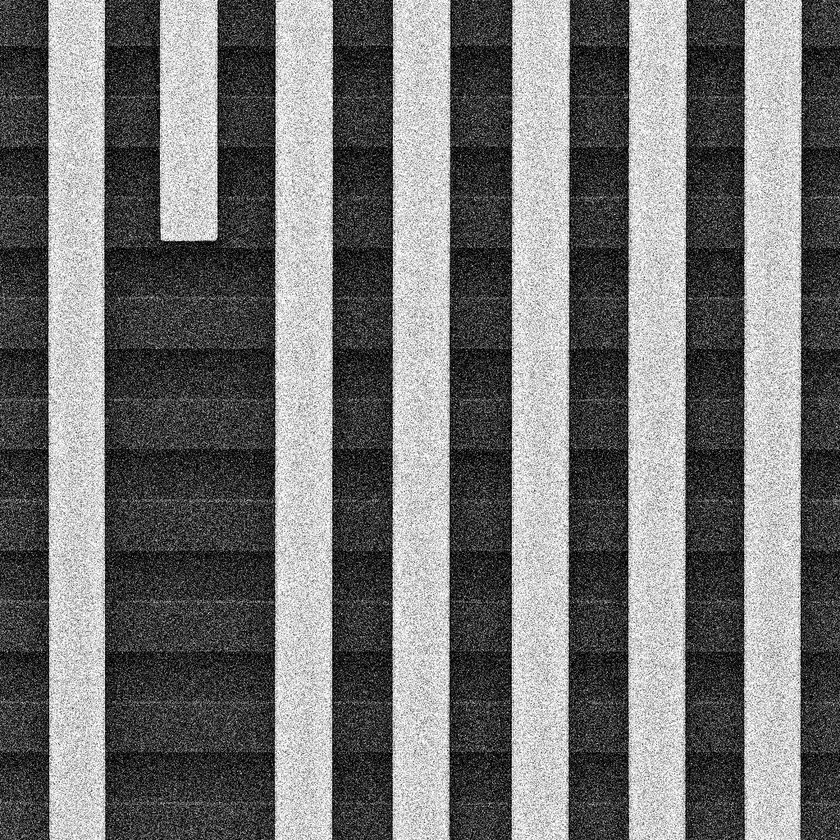
#> input picture old_versions/24_img_preprocess/sem_noisy_output_raw.jpg, 840 x 840 px, shrunk from 1024 x 1024 before the run, found by its file name
$ python 16_create_blurred_edge_defects_v2.py
#> lines starting #> are read from the running program, lines starting #| are printed output that depends on the picture
#!/usr/bin/env python3
"""
創建邊緣模糊的 SEM 缺陷圖片 v2
修正垂直邊緣檢測的歪斜問題
使用更穩健的邊緣檢測方法
"""

import numpy as np
from PIL import Image
import matplotlib.pyplot as plt
import matplotlib.patches as patches
from scipy.ndimage import gaussian_filter, sobel
from scipy import signal
import os


# [8 lines left out: function detect_image_rotation, not called in this run]


def detect_vertical_edges_robust(image_np):
    """使用更穩健的方法檢測垂直邊緣"""
    print("Detecting vertical edges with improved method...")

    # 方法1：使用垂直 Sobel 濾波器
    vertical_edges_sobel = sobel(image_np, axis=1)

    # 對每一列計算邊緣強度
    edge_strength = np.mean(np.abs(vertical_edges_sobel), axis=0)

    # 方法2：使用局部窗口的梯度
    # 為了處理可能的輕微傾斜，使用稍寬的窗口
    window_width = 5
    local_gradients = []

    for i in range(window_width, image_np.shape[1] - window_width):
        # 計算局部區域的水平梯度
        left_region = image_np[:, i-window_width:i]
        right_region = image_np[:, i:i+window_width]

        left_mean = np.mean(left_region, axis=1)
        right_mean = np.mean(right_region, axis=1)

        # 計算整體梯度（考慮所有行）
        gradient = np.mean(np.abs(right_mean - left_mean))
        local_gradients.append(gradient)

    local_gradients = np.array(local_gradients)

    # 結合兩種方法
    # 找出梯度峰值
    threshold = np.percentile(local_gradients, 85)

    vertical_edges = []
    for i in range(len(local_gradients)):
        if local_gradients[i] > threshold:
            actual_pos = i + window_width

            # 驗證這是一個真實的邊緣
            if actual_pos > 20 and actual_pos < image_np.shape[1] - 20:
                # 計算更大範圍的對比度
                left_val = np.mean(image_np[:, actual_pos-20:actual_pos-5])
                right_val = np.mean(image_np[:, actual_pos+5:actual_pos+20])

                if abs(left_val - right_val) > 25:
                    vertical_edges.append(actual_pos)

    # 去除太近的邊緣
    filtered_edges = []
    for edge in vertical_edges:
        if not filtered_edges or min(abs(edge - e) for e in filtered_edges) > 40:
            filtered_edges.append(edge)

    # 確保邊緣是垂直的（通過檢查多個高度位置）
    verified_edges = []
    for edge in filtered_edges:
        # 在不同高度檢查邊緣位置
        positions = []
        for y in range(100, image_np.shape[0] - 100, 100):
            # 在這個高度找局部最大梯度
            local_region = image_np[y-50:y+50, max(0, edge-30):min(image_np.shape[1], edge+30)]
            if local_region.shape[1] > 0:
                local_grad = np.diff(np.mean(local_region, axis=0))
                if len(local_grad) > 0:
                    max_pos = np.argmax(np.abs(local_grad))
                    positions.append(edge - 30 + max_pos)

        # 如果位置變化不大，說明是垂直的
        if len(positions) > 0 and np.std(positions) < 5:
            verified_edges.append(int(np.mean(positions)))

    return verified_edges


def detect_horizontal_bands_robust(image_np):
    """檢測水平亮條，考慮可能的不均勻性"""
    print("Detecting horizontal bands...")

    bright_bands = []

    # 使用滑動窗口方法
    window_height = 20  # 縮小窗口
    step = 5  # 更細的步長

    for y in range(0, image_np.shape[0] - window_height, step):
        window = image_np[y:y+window_height, :]
        mean_brightness = np.mean(window)

        # 檢查是否是亮條
        if mean_brightness > np.percentile(image_np, 65):  # 降低閾值
            # 檢查是否與已有條帶重疊
            overlapping = False
            for start, end in bright_bands:
                if y < end and y + window_height > start:
                    overlapping = True
                    break

            if not overlapping:
                bright_bands.append((y, y + window_height))

    # 合併相鄰的亮條
    merged_bands = []
    for start, end in sorted(bright_bands):
        if merged_bands and start <= merged_bands[-1][1] + 10:
            merged_bands[-1] = (merged_bands[-1][0], max(end, merged_bands[-1][1]))
        else:
            merged_bands.append((start, end))

    # 過濾太窄或太寬的條帶
    final_bands = []
    for start, end in merged_bands:
        width = end - start
        if 10 <= width <= 60:  # 放寬條件
            final_bands.append((start, end))

    return final_bands


def create_blurred_base_image_v2(image_np, blur_sigma=2.5):
    """創建模糊的基礎圖片"""
    print(f"Creating blurred base image (sigma={blur_sigma})...")

    # 應用高斯模糊
    blurred = gaussian_filter(image_np.astype(float), sigma=blur_sigma)

    # 添加輕微的雜訊
    noise = np.random.normal(0, 1, blurred.shape)
    blurred_noisy = blurred + noise

    return np.clip(blurred_noisy, 0, 255)


# [33 lines left out: function create_elliptical_defect_soft, not called in this run]


def create_blurred_edge_defects_v2():
    """創建邊緣模糊的缺陷圖片，修正垂直邊緣檢測"""
    # 讀取原始圖片
    input_path = 'Img_preprocess/sem_noisy_output_raw.jpg'
    if not os.path.exists(input_path):
        print(f"Error: {input_path} not found!")
        return

    img = Image.open(input_path).convert('L')
#> img is the input picture: PIL image 840x840 L; min 0, max 255, mean 115.3
    img_np = np.array(img)

    # 步驟1：創建模糊的基礎圖片
    blurred_base = create_blurred_base_image_v2(img_np, blur_sigma=2.5)
#> in create_blurred_base_image_v2, `blurred = gaussian_filter(image_np.astype(float), sigma=blur_sigma)`:
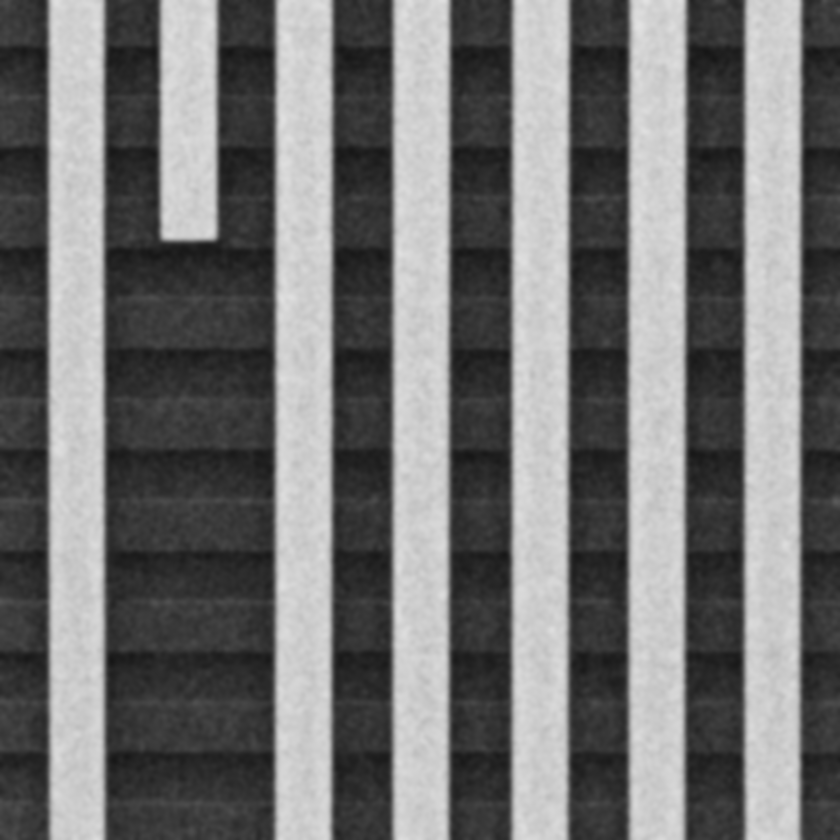
#> blurred: shape (840, 840) float64; min 21.61, max 226.6, mean 115.3

    # 步驟2：使用改進的方法檢測結構
    # 注意：在原始圖片上檢測，然後應用到模糊圖片
    print("Detecting structure on original image first...")
    vertical_edges_orig = detect_vertical_edges_robust(img_np)
#> in detect_vertical_edges_robust, `vertical_edges_sobel = sobel(image_np, axis=1)`:
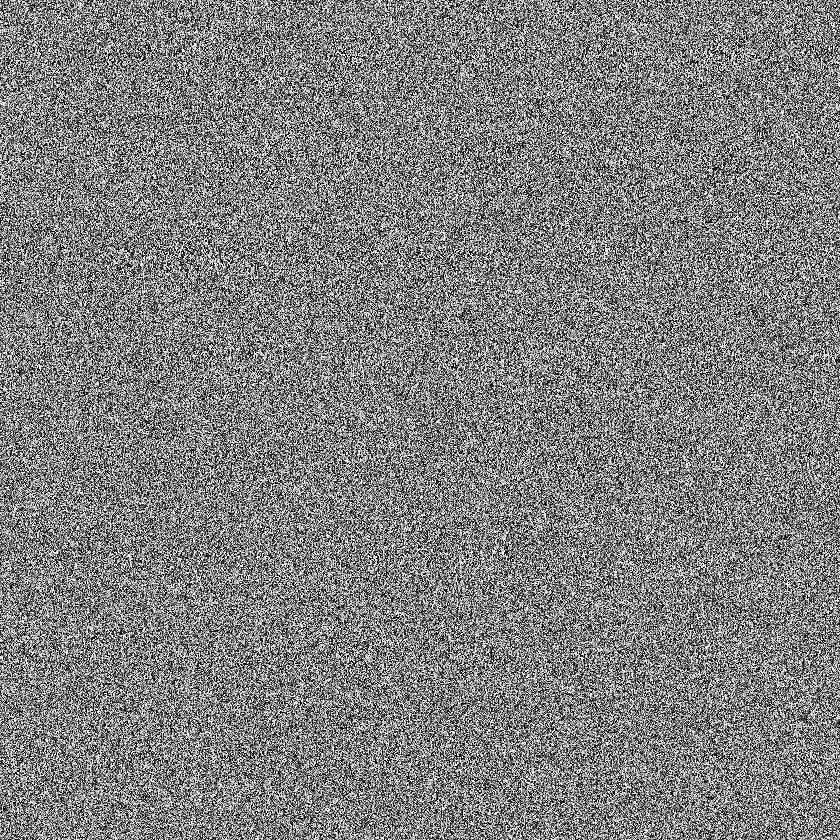
#> vertical_edges_sobel: shape (840, 840); min 0, max 255, mean 127.4
#> in detect_vertical_edges_robust, `edge_strength = np.mean(np.abs(vertical_edges_sobel), axis=0)`: edge_strength = 840 values, max 137.5 at index 328, min 118.1 at index 106, mean 127.4
#> the loop in detect_vertical_edges_robust, `for i in range(window_width, image_np.shape[1] - window_width):` made 830 passes
#> gradient on passes 1 to 3: 16.27, 16.14, 16.04
#> after the loop in detect_vertical_edges_robust, `for i in range(window_width, image_np.shape[1] - window_width):`: local_gradients = 830 values, max 160.6 at index 507, min 13.95 at index 258, mean 26.29
#> in detect_vertical_edges_robust, `threshold = np.percentile(local_gradients, 85)`: threshold = 22.89
#> the loop in detect_vertical_edges_robust, `for i in range(len(local_gradients)):` made 830 passes
#> (left_val, right_val) on passes 41, 42, 43, 44, 45, 46, 47, 48, 49, 97, 98, 99: (49.98, 208.8), (49.39, 209.3), (48.83, 209.2), (48.21, 208.8), (47.54, 208.3), (47.03, 207.7), (46.4, 207.1), (46.13, 206.3), (44.81, 205.8), (206.3, 43.32), (207.1, 43.89), (207.7, 44.31)
#> after the loop in detect_vertical_edges_robust, `for i in range(len(local_gradients)):`: vertical_edges = 125 values from 45 to 805
#> the loop in detect_vertical_edges_robust, `for edge in vertical_edges:` made 125 passes
#> edge on passes 1 to 12: 45, 46, 47, 48, 49, 50, 51, 52, 53, 101, 102, 103
#> after the loop in detect_vertical_edges_robust, `for edge in vertical_edges:`: filtered_edges = [45, 101, 157, 214, 272, 328, 389, 446, 508, 565, 625, 681, 741, 797]
#> the loop in detect_vertical_edges_robust, `for edge in filtered_edges:` made 14 passes
#> edge on passes 1 to 12: 45, 101, 157, 214, 272, 328, 389, 446, 508, 565, 625, 681
#> after the loop in detect_vertical_edges_robust, `for edge in filtered_edges:`:
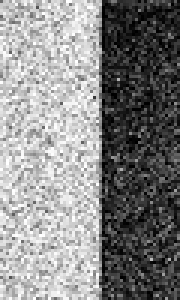
#> local_region: shape (100, 60) (shown 3 times larger); min 0, max 255, mean 134
#> after the loop in detect_vertical_edges_robust, `for edge in filtered_edges:`: verified_edges = [47, 103, 274, 331, 392, 449, 511, 568, 627, 684, 743, 800]
#> vertical_edges_orig has the same summary as verified_edges in detect_vertical_edges_robust
    horizontal_bands_orig = detect_horizontal_bands_robust(img_np)
#> the loop in detect_horizontal_bands_robust, `for y in range(0, image_np.shape[0] - window_height, step):` made 164 passes
#> mean_brightness on passes 1 to 3: 126, 126, 126.6
#> after the loop in detect_horizontal_bands_robust, `for y in range(0, image_np.shape[0] - window_height, step):`: bright_bands = []
#> horizontal_bands_orig = []

    print(f"Found {len(vertical_edges_orig)} vertical edges on original")
#| Found 12 vertical edges on original
    print(f"Found {len(horizontal_bands_orig)} horizontal bands on original")
#| Found 0 horizontal bands on original

    # 步驟3：找出有效的缺陷位置
    edge_margin = 100
    valid_locations = []

    for v_edge in vertical_edges_orig:
        if v_edge < edge_margin or v_edge > img_np.shape[1] - edge_margin:
            continue

        for band_start, band_end in horizontal_bands_orig:
            band_center = (band_start + band_end) // 2

            if edge_margin < band_center < img_np.shape[0] - edge_margin:
                # 在模糊圖片上驗證對比度
                left_region = blurred_base[band_center-10:band_center+10, v_edge-20:v_edge-5]
                right_region = blurred_base[band_center-10:band_center+10, v_edge+5:v_edge+20]

                if left_region.size > 0 and right_region.size > 0:
                    contrast = abs(np.mean(left_region) - np.mean(right_region))

                    if contrast > 10:  # 在模糊圖上仍有足夠對比度
                        valid_locations.append({
                            'x': v_edge,
                            'y': band_center,
                            'contrast': contrast,
                            'band_width': band_end - band_start
                        })
#> this loop made 12 passes
#> v_edge on passes 1 to 12: 47, 103, 274, 331, 392, 449, 511, 568, 627, 684, 743, 800
#> after the loop, valid_locations = []

    # 過濾太近的位置
    filtered_locations = []
    for loc in valid_locations:
        too_close = False
        for existing in filtered_locations:
            if abs(loc['x'] - existing['x']) < 80 and abs(loc['y'] - existing['y']) < 80:
                too_close = True
                break
        if not too_close:
            filtered_locations.append(loc)
#> this loop made 0 passes
#> after the loop, filtered_locations = []

    # 按y坐標排序
    filtered_locations.sort(key=lambda x: x['y'])

    print(f"Found {len(filtered_locations)} valid defect locations")
#| Found 0 valid defect locations

    if len(filtered_locations) == 0:
        print("No valid defect locations found!")
        return

    # 步驟4：添加缺陷
    defect_img = blurred_base.copy()
    defect_info = []

    # 選擇缺陷位置
    num_defects = min(10, len(filtered_locations))
    step = max(1, len(filtered_locations) // num_defects)
    selected_locations = filtered_locations[::step][:num_defects]

    # 缺陷強度
    intensity_factors = np.linspace(1.3, 2.2, len(selected_locations))

    for i, (loc, intensity) in enumerate(zip(selected_locations, intensity_factors)):
        x, y = loc['x'], loc['y']

        # 橢圓形缺陷
        w = 10 + np.random.randint(-2, 3)
        h = int(w * (1.4 + np.random.uniform(-0.2, 0.2)))

        x1 = max(0, x - w//2)
        y1 = max(0, y - h//2)
        x2 = min(defect_img.shape[1], x1 + w)
        y2 = min(defect_img.shape[0], y1 + h)

        # 創建缺陷
        region = defect_img[y1:y2, x1:x2]
        if region.size > 0:
            defect_region = create_elliptical_defect_soft(region, intensity)
            defect_img[y1:y2, x1:x2] = defect_region

            defect_info.append({
                'id': i + 1,
                'bbox': (x1, y1, x2-x1, y2-y1),
                'center': (x, y),
                'intensity_factor': intensity,
                'contrast': loc['contrast']
            })

    # 最後的輕微模糊
    final_img = gaussian_filter(defect_img, sigma=0.3)
    final_img = np.clip(final_img, 0, 255).astype(np.uint8)

    # 保存結果
    Image.fromarray(final_img).save('blurred_edge_defects_v2.jpg')

    # 創建視覺化
    fig, ((ax1, ax2), (ax3, ax4)) = plt.subplots(2, 2, figsize=(16, 16))

    # 原始圖片
    ax1.imshow(img_np, cmap='gray')
    ax1.set_title('Original Image', fontsize=14)
    ax1.axis('off')

    # 原始圖片上的邊緣檢測
    ax2.imshow(img_np, cmap='gray')
    ax2.set_title('Improved Edge Detection (on Original)', fontsize=14)

    # 顯示垂直邊緣（應該是直的）
    for v_edge in vertical_edges_orig:
        ax2.axvline(x=v_edge, color='red', linewidth=1.5, alpha=0.8)

    # 顯示水平條帶
    for band_start, band_end in horizontal_bands_orig:
        rect = patches.Rectangle((0, band_start), img_np.shape[1], band_end-band_start,
                               linewidth=0, facecolor='yellow', alpha=0.3)
        ax2.add_patch(rect)

    ax2.axis('off')

    # 模糊圖片
    ax3.imshow(blurred_base, cmap='gray', vmin=0, vmax=255)
    ax3.set_title(f'Blurred Base (sigma=2.5)', fontsize=14)
    ax3.axis('off')

    # 最終缺陷圖
    ax4.imshow(final_img, cmap='gray')
    ax4.set_title(f'Final: {len(defect_info)} Defects on Blurred Edges', fontsize=14)

    # 標註缺陷
    for defect in defect_info:
        x, y, w, h = defect['bbox']
        cx, cy = defect['center']

        ellipse = patches.Ellipse((cx, cy), w, h, linewidth=2,
                                edgecolor='red', facecolor='none')
        ax4.add_patch(ellipse)

        label = f"D{defect['id']}\n×{defect['intensity_factor']:.1f}"
        ax4.text(cx, cy - h/2 - 15, label,
                color='red', fontsize=9, ha='center',
                bbox=dict(boxstyle="round,pad=0.3", facecolor="yellow", alpha=0.8))

    ax4.axis('off')

    plt.tight_layout()
    plt.savefig('blurred_edge_defects_v2_annotated.png', dpi=150, bbox_inches='tight')
    plt.close()

    # 保存缺陷信息
    print("\nDefect Information:")
    print("=" * 70)
    print(f"{'ID':<4} {'Position':<15} {'Size':<12} {'Intensity':<10} {'Contrast':<10}")
    print("-" * 70)

    with open('blurred_edge_defect_locations_v2.txt', 'w') as f:
        f.write("Defect Locations on Blurred Edges (Improved Detection)\n")
        f.write("=" * 70 + "\n")
        f.write("- Vertical edges detected with robust method\n")
        f.write("- Edges verified to be truly vertical\n")
        f.write("- Defects placed at correct edge positions\n\n")

        for defect in defect_info:
            x, y, w, h = defect['bbox']
            cx, cy = defect['center']

            print(f"D{defect['id']:<3} ({cx:>3}, {cy:>3})      "
                  f"{w:>2} × {h:>2}      ×{defect['intensity_factor']:.1f}      "
                  f"{defect['contrast']:.1f}")

            f.write(f"Defect {defect['id']}:\n")
            f.write(f"  Bbox: ({x}, {y}, {w}, {h})\n")
            f.write(f"  Center: ({cx}, {cy})\n")
            f.write(f"  Intensity: ×{defect['intensity_factor']:.1f}\n")
            f.write(f"  Local contrast: {defect['contrast']:.1f}\n\n")

    print("\nFiles created:")
    print("- blurred_edge_defects_v2.jpg")
    print("- blurred_edge_defects_v2_annotated.png")
    print("- blurred_edge_defect_locations_v2.txt")


if __name__ == "__main__":
    create_blurred_edge_defects_v2()
